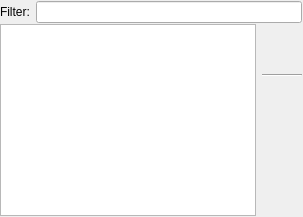
     <widget class="QWidget" name="tabTopics">
      <attribute name="title">
       <string>Topics</string>
      </attribute>
      <layout class="QVBoxLayout" name="verticalLayout_2">
       <property name="spacing">
        <number>1</number>
       </property>
       <property name="leftMargin">
        <number>0</number>
       </property>
       <property name="topMargin">
        <number>1</number>
       </property>
       <property name="rightMargin">
        <number>1</number>
       </property>
       <property name="bottomMargin">
        <number>1</number>
       </property>
       <item>
        <widget class="QFrame" name="filter_frame_topic">
         <property name="frameShape">
          <enum>QFrame::NoFrame</enum>
         </property>
         <property name="frameShadow">
          <enum>QFrame::Plain</enum>
         </property>
         <layout class="QHBoxLayout" name="horizontalLayout_6">
          <property name="margin">
           <number>0</number>
          </property>
          <item>
           <widget class="QLabel" name="topicFilterLabel">
            <property name="text">
             <string>Filter:</string>
            </property>
           </widget>
          </item>
          <item>
           <widget class="QLineEdit" name="topicFilterInput"/>
          </item>
         </layout>
        </widget>
       </item>
       <item>
        <widget class="QFrame" name="topicFrame">
         <property name="frameShape">
          <enum>QFrame::NoFrame</enum>
         </property>
         <property name="frameShadow">
          <enum>QFrame::Plain</enum>
         </property>
         <layout class="QHBoxLayout" name="horizontalLayout_3">
          <property name="margin">
           <number>0</number>
          </property>
          <item>
           <widget class="QTreeView" name="topicsView">
            <property name="alternatingRowColors">
             <bool>true</bool>
            </property>
            <property name="selectionMode">
             <enum>QAbstractItemView::ExtendedSelection</enum>
            </property>
           </widget>
          </item>
          <item>
           <widget class="QFrame" name="controlTopicsFrame">
            <property name="frameShape">
             <enum>QFrame::NoFrame</enum>
            </property>
            <property name="frameShadow">
             <enum>QFrame::Plain</enum>
            </property>
            <layout class="QVBoxLayout" name="verticalLayout_5" stretch="0,0,0,0,0,0">
             <property name="spacing">
              <number>3</number>
             </property>
             <property name="margin">
              <number>0</number>
             </property>
             <item>
              <widget class="QPushButton" name="echoTopicButton">
               <property name="enabled">
                <bool>false</bool>
               </property>
               <property name="sizePolicy">
                <sizepolicy hsizetype="Preferred" vsizetype="Fixed">
                 <horstretch>0</horstretch>
                 <verstretch>0</verstretch>
                </sizepolicy>
               </property>
               <property name="maximumSize">
                <size>
                 <width>40</width>
                 <height>40</height>
                </size>
               </property>
               <property name="toolTip">
                <string>&lt;html&gt;&lt;head/&gt;&lt;body&gt;&lt;p&gt;Show the content of the topic&lt;/p&gt;&lt;/body&gt;&lt;/html&gt;</string>
               </property>
               <property name="text">
                <string/>
               </property>
               <property name="icon">
                <iconset resource="GUI.qrc">
                 <normaloff>:/icons/crystal_clear_show_io.png</normaloff>:/icons/crystal_clear_show_io.png</iconset>
               </property>
               <property name="iconSize">
                <size>
                 <width>32</width>
                 <height>32</height>
                </size>
               </property>
               <property name="flat">
                <bool>true</bool>
               </property>
              </widget>
             </item>
             <item>
              <widget class="QPushButton" name="hzTopicButton">
               <property name="enabled">
                <bool>false</bool>
               </property>
               <property name="sizePolicy">
                <sizepolicy hsizetype="Preferred" vsizetype="Fixed">
                 <horstretch>0</horstretch>
                 <verstretch>0</verstretch>
                </sizepolicy>
               </property>
               <property name="maximumSize">
                <size>
                 <width>40</width>
                 <height>40</height>
                </size>
               </property>
               <property name="toolTip">
                <string>&lt;html&gt;&lt;head/&gt;&lt;body&gt;&lt;p&gt;Show only the receive rate of the topic&lt;/p&gt;&lt;/body&gt;&lt;/html&gt;</string>
               </property>
               <property name="icon">
                <iconset resource="GUI.qrc">
                 <normaloff>:/icons/crystal_clear_show_hz.png</normaloff>:/icons/crystal_clear_show_hz.png</iconset>
               </property>
               <property name="iconSize">
                <size>
                 <width>32</width>
                 <height>32</height>
                </size>
               </property>
               <property name="flat">
                <bool>true</bool>
               </property>
              </widget>
             </item>
             <item>
              <widget class="Line" name="line">
               <property name="orientation">
                <enum>Qt::Horizontal</enum>
               </property>
              </widget>
             </item>
             <item>
              <widget class="QPushButton" name="pubTopicButton">
               <property name="sizePolicy">
                <sizepolicy hsizetype="Preferred" vsizetype="Fixed">
                 <horstretch>0</horstretch>
                 <verstretch>0</verstretch>
                </sizepolicy>
               </property>
               <property name="maximumSize">
                <size>
                 <width>40</width>
                 <height>40</height>
                </size>
               </property>
               <property name="toolTip">
                <string>&lt;html&gt;&lt;head/&gt;&lt;body&gt;&lt;p&gt;Start a publisher for selected topic or creates a new topic, if no selected&lt;/p&gt;&lt;/body&gt;&lt;/html&gt;</string>
               </property>
               <property name="icon">
                <iconset resource="GUI.qrc">
                 <normaloff>:/icons/deleket_deviantart_play.png</normaloff>:/icons/deleket_deviantart_play.png</iconset>
               </property>
               <property name="iconSize">
                <size>
                 <width>32</width>
                 <height>32</height>
                </size>
               </property>
               <property name="flat">
                <bool>true</bool>
               </property>
              </widget>
             </item>
             <item>
              <widget class="QPushButton" name="pubStopTopicButton">
               <property name="sizePolicy">
                <sizepolicy hsizetype="Preferred" vsizetype="Fixed">
                 <horstretch>0</horstretch>
                 <verstretch>0</verstretch>
                </sizepolicy>
               </property>
               <property name="maximumSize">
                <size>
                 <width>40</width>
                 <height>40</height>
                </size>
               </property>
               <property name="toolTip">
                <string>&lt;html&gt;&lt;head/&gt;&lt;body&gt;&lt;p&gt;Stop a running publisher of selected topic&lt;/p&gt;&lt;p&gt;Publishers are all nodes which starts with &lt;span style=&quot; font-style:italic;&quot;&gt;/rostopic_pub[topicname]&lt;/span&gt;&lt;/p&gt;&lt;/body&gt;&lt;/html&gt;</string>
               </property>
               <property name="icon">
                <iconset resource="GUI.qrc">
                 <normaloff>:/icons/deleket_deviantart_stop.png</normaloff>:/icons/deleket_deviantart_stop.png</iconset>
               </property>
               <property name="iconSize">
                <size>
                 <width>32</width>
                 <height>32</height>
                </size>
               </property>
               <property name="flat">
                <bool>true</bool>
               </property>
              </widget>
             </item>
             <item>
              <spacer name="verticalSpacer_3">
               <property name="orientation">
                <enum>Qt::Vertical</enum>
               </property>
               <property name="sizeHint" stdset="0">
                <size>
                 <width>16</width>
                 <height>40</height>
                </size>
               </property>
              </spacer>
             </item>
            </layout>
           </widget>
          </item>
         </layout>
        </widget>
       </item>
      </layout>
     </widget>
